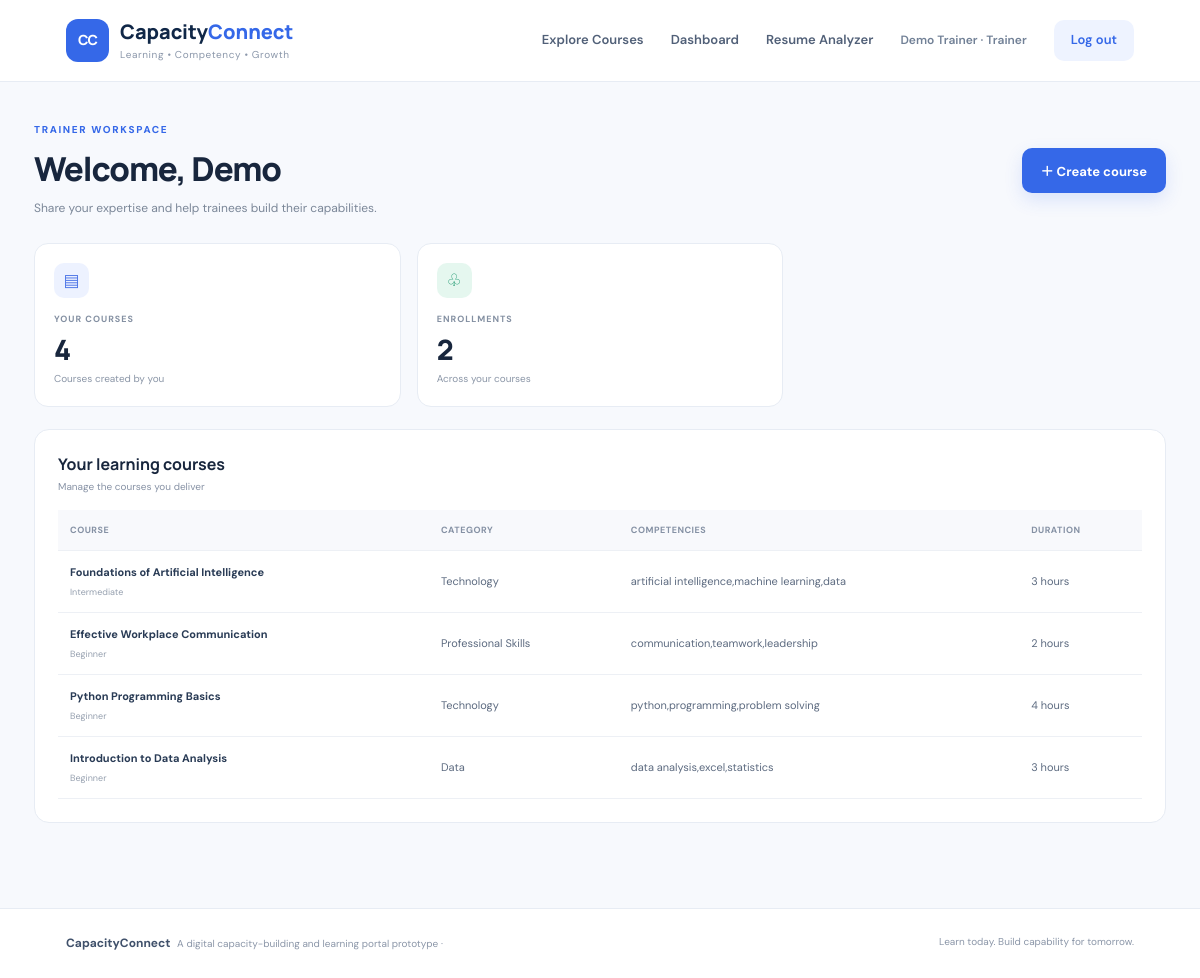
/dashboard (signed in), run on the app's committed database.
### tables this page shows
CREATE TABLE users(
      id INTEGER PRIMARY KEY AUTOINCREMENT, name TEXT NOT NULL, email TEXT UNIQUE NOT NULL,
      password TEXT NOT NULL, role TEXT NOT NULL CHECK(role IN ('trainee','trainer','admin')),
      skills TEXT DEFAULT '', created_at TIMESTAMP DEFAULT CURRENT_TIMESTAMP
    );

CREATE TABLE courses(
      id INTEGER PRIMARY KEY AUTOINCREMENT, title TEXT NOT NULL, description TEXT NOT NULL,
      category TEXT NOT NULL, skills TEXT NOT NULL, level TEXT DEFAULT 'Beginner',
      duration TEXT DEFAULT '2 hours', trainer_id INTEGER, created_at TIMESTAMP DEFAULT CURRENT_TIMESTAMP,
      FOREIGN KEY(trainer_id) REFERENCES users(id)
    );

### app.py (the view, shortened to what this page needs)
@app.route("/dashboard")
@login_required
def dashboard():
    conn = db()
    user = conn.execute("SELECT * FROM users WHERE id=?", (session["user_id"],)).fetchone()
    if user["role"] == "trainee":
        enrolled = conn.execute("""SELECT courses.*, enrollments.progress, users.name AS trainer_name
          FROM enrollments JOIN courses ON courses.id=enrollments.course_id
          LEFT JOIN users ON users.id=courses.trainer_id WHERE enrollments.user_id=? ORDER BY enrollments.id DESC""",(user["id"],)).fetchall()
        courses = conn.execute("SELECT * FROM courses ORDER BY title").fetchall()
        skill_tokens = {x.strip().lower() for x in (user["skills"] or "").split(",") if x.strip()}
        recs = []
        for c in courses:
            tags = {x.strip().lower() for x in c["skills"].split(",") if x.strip()}
            overlap = skill_tokens & tags
            if c["id"] not in [e["id"] for e in enrolled] and (not skill_tokens or overlap or len(recs)<2):
                recs.append(dict(course=c, match=len(overlap), missing=sorted(tags-skill_tokens)))
        recs.sort(key=lambda x: (x["match"], x["course"]["title"]))
        recs = recs[:3]
        results = conn.execute("""SELECT quiz_results.*, courses.title FROM quiz_results JOIN courses ON courses.id=quiz_results.course_id
          WHERE quiz_results.user_id=? ORDER BY quiz_results.id DESC LIMIT 5""",(user["id"],)).fetchall()
        conn.close()
        return render_template("trainee_dashboard.html", user=user, enrolled=enrolled, recommendations=recs, results=results)
    elif user["role"] == "trainer":
        courses = conn.execute("SELECT * FROM courses WHERE trainer_id=? ORDER BY id DESC",(user["id"],)).fetchall()
        stats = conn.execute("""SELECT COUNT(*) FROM enrollments JOIN courses ON courses.id=enrollments.course_id WHERE courses.trainer_id=?""",(user["id"],)).fetchone()[0]
        conn.close()
        return render_template("trainer_dashboard.html", user=user, courses=courses, enrollments_count=stats)

### app.py (called while the page is built)
def db():
    conn = sqlite3.connect(DB_PATH)
    conn.row_factory = sqlite3.Row
    conn.execute("PRAGMA foreign_keys = ON")
    return conn

def login_required(fn):
    @wraps(fn)
    def wrapper(*args, **kwargs):
        if not session.get("user_id"):
            flash("Please log in to continue.", "warning")
            return redirect(url_for("login"))
        return fn(*args, **kwargs)
    return wrapper

def current_user():
    if not session.get("user_id"): return None
    conn = db()
    user = conn.execute("SELECT * FROM users WHERE id=?", (session["user_id"],)).fetchone()
    conn.close()
    return user

@app.context_processor
def inject_user():
    return {"current_user": current_user()}

### templates/trainer_dashboard.html
{% extends "base.html" %}{% block title %}Trainer dashboard | Capacity Connect{% endblock %}
{% block content %}<section class="dashboard-welcome"><div><div class="eyebrow">TRAINER WORKSPACE</div><h1>Welcome, {{ user['name'].split(' ')[0] }}</h1><p>Share your expertise and help trainees build their capabilities.</p></div><a class="btn primary" href="{{ url_for('new_course') }}">＋ Create course</a></section><div class="metric-grid"><div class="metric-card"><span class="metric-icon blue">▤</span><small>YOUR COURSES</small><strong>{{ courses|length }}</strong><span class="metric-note">Courses created by you</span></div><div class="metric-card"><span class="metric-icon green">♧</span><small>ENROLLMENTS</small><strong>{{ enrollments_count }}</strong><span class="metric-note">Across your courses</span></div></div><section class="panel"><div class="panel-heading"><div><h2>Your learning courses</h2><p>Manage the courses you deliver</p></div></div><div class="table-wrap"><table><thead><tr><th>Course</th><th>Category</th><th>Competencies</th><th>Duration</th></tr></thead><tbody>{% for c in courses %}<tr><td><b>{{ c['title'] }}</b><small>{{ c['level'] }}</small></td><td>{{ c['category'] }}</td><td>{{ c['skills'] }}</td><td>{{ c['duration'] }}</td></tr>{% else %}<tr><td colspan="4">You have not created any courses yet. Select “Create course” to begin.</td></tr>{% endfor %}</tbody></table></div></section>{% endblock %}

### templates/base.html (shortened to what this page needs)
<!doctype html>
<html lang="en">
<head>
  <link rel="stylesheet" href="{{ url_for('static', filename='style.css') }}">
</head>
<body>
<header class="topbar">
  <a class="brand" href="{{ url_for('home') }}"><span class="brand-icon">CC</span><span>Capacity<span class="brand-light">Connect</span><small>Learning • Competency • Growth</small></span></a>
  <nav class="nav-links">
<a href="{{ url_for('course_list') }}">Explore Courses</a>
 {% if current_user %}
      <a href="{{ url_for('dashboard') }}">Dashboard</a>
      <a href="{{ url_for('resume_analyzer') }}">
    Resume Analyzer
</a>
      <span class="nav-user">{{ current_user['name'] }} · {{ current_user['role']|title }}</span>
      <a class="nav-button" href="{{ url_for('logout') }}">Log out</a>
    {% else %}
      <a href="{{ url_for('login') }}">Log in</a><a class="nav-button" href="{{ url_for('register') }}">Get started</a>
    {% endif %}
  </nav>
</header>
<main class="page">
  {% block content %}{% endblock %}
</main>
<footer><div><strong>CapacityConnect</strong><span> A digital capacity-building and learning portal prototype · </span></div><span>Learn today. Build capability for tomorrow.</span></footer>
</body></html>

### static/style.css (style rules this page uses)
:root { --navy:#102747;--blue:#3568e8;--blue2:#5c85f4;--ink:#18263d;--muted:#718096;--line:#e7ecf4;--bg:#f7f9fd;--white:#fff;--green:#178c67;--radius:18px }
* { box-sizing:border-box }
body { margin:0;background:var(--bg);color:var(--ink);font-family:'DM Sans',sans-serif;font-size:15px;line-height:1.6 }
a { color:inherit;text-decoration:none }
.topbar { height:82px;background:#fff;border-bottom:1px solid var(--line);display:flex;align-items:center;justify-content:space-between;padding:0 max(calc((100% - 1180px)/2),5.5%);gap:25px }
.brand { display:flex;align-items:center;gap:11px;font-family:Manrope,sans-serif;font-size:20px;font-weight:800;line-height:1.15;color:var(--navy) }
.brand-icon { display:grid;place-items:center;background:var(--blue);color:#fff;border-radius:12px;width:43px;height:43px;font-size:14px;letter-spacing:-1px }
.brand-light { color:var(--blue) }
.brand small { display:block;color:#8b97aa;font:10px 'DM Sans',sans-serif;letter-spacing:.6px;margin-top:5px }
.nav-links { display:flex;align-items:center;gap:27px;font-size:13px;font-weight:600;color:#516078 }
.nav-button { background:#eef3ff;color:var(--blue)!important;padding:10px 17px;border-radius:10px }
.nav-user { font-size:12px;color:#718096 }
.page { max-width:1180px;margin:auto;padding:0 24px 65px;min-height:70vh }
.eyebrow { font-size:10px;letter-spacing:1.65px;font-weight:800;color:var(--blue);display:flex;align-items:center;gap:9px }
.btn { display:inline-flex;justify-content:center;align-items:center;gap:12px;border:0;border-radius:10px;padding:13px 19px;font:700 13px 'DM Sans',sans-serif;cursor:pointer;transition:.2s }
.primary { background:var(--blue);color:white;box-shadow:0 7px 18px #3568e826 }
footer { border-top:1px solid var(--line);padding:25px max(calc((100% - 1130px)/2),5.5%);display:flex;justify-content:space-between;gap:15px;color:#8b96a8;font-size:10px;background:#fff }
footer strong { color:#40516b;font-size:12px }
footer span { margin-left:4px }
.dashboard-welcome { display:flex;justify-content:space-between;align-items:center;gap:20px;padding:40px 0 25px }
.dashboard-welcome h1 { font:800 33px Manrope;letter-spacing:-1px;margin:8px 0 }
.dashboard-welcome p { color:#7b8798;font-size:12px;margin:0 }
.metric-grid { display:grid;grid-template-columns:repeat(3,1fr);gap:16px;margin-bottom:22px }
.metric-card { background:#fff;border:1px solid var(--line);border-radius:14px;padding:19px;position:relative }
.metric-icon { display:grid;place-items:center;width:35px;height:35px;border-radius:10px;font-size:17px;margin-bottom:14px }
.metric-icon.blue { background:#edf2ff;color:#4d75e7 }
.metric-icon.green { background:#e5f7ef;color:#19966c }
.metric-card small,.metric-card strong,.metric-note { display:block }
.metric-card small { font-size:9px;letter-spacing:1px;color:#8490a2;font-weight:700 }
.metric-card strong { font:800 28px Manrope;margin:3px 0 }
.metric-note { font-size:10px;color:#8b96a7 }
.panel { background:#fff;border:1px solid var(--line);border-radius:15px;padding:23px;margin-bottom:20px;min-width:0 }
.panel-heading { display:flex;justify-content:space-between;align-items:center;gap:12px;margin-bottom:15px }
.panel-heading h2 { font:700 16px Manrope;margin:0 }
.panel-heading p { font-size:10px;color:#8792a5;margin:4px 0 0 }
.table-wrap { overflow:auto }
table { width:100%;border-collapse:collapse;text-align:left;font-size:11px }
th { font-size:9px;letter-spacing:.5px;text-transform:uppercase;color:#8591a4;background:#f8f9fc }
th,td { padding:13px 12px;border-bottom:1px solid #edf0f5;vertical-align:middle }
td { color:#5d6b80 }
td b,td small { display:block }
td b { color:#293b55;font-size:11px }
td small { color:#96a0af;font-size:9px;margin-top:3px }

### data on the page
users: name "Demo Trainer", role "Trainer", name "Demo"
courses: title "Foundations of Artificial Intelligence", level "Intermediate", category "Technology", skills "artificial intelligence,machine learning,data", duration "3 hours"
courses: title "Effective Workplace Communication", level "Beginner", category "Professional Skills", skills "communication,teamwork,leadership", duration "2 hours"
courses: title "Python Programming Basics", level "Beginner", category "Technology", skills "python,programming,problem solving", duration "4 hours"
courses: title "Introduction to Data Analysis", level "Beginner", category "Data", skills "data analysis,excel,statistics", duration "3 hours"

### other printed values
{{ courses|length }} "4"
{{ enrollments_count }} "2"
